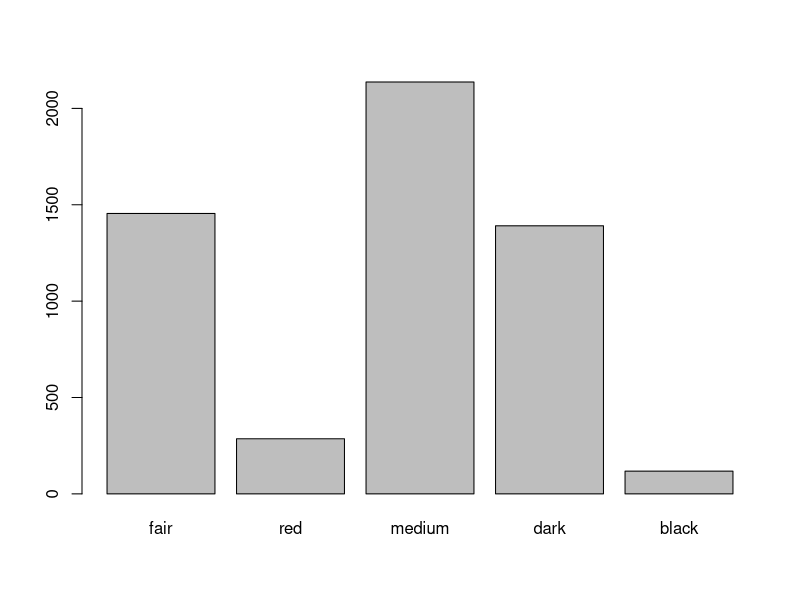
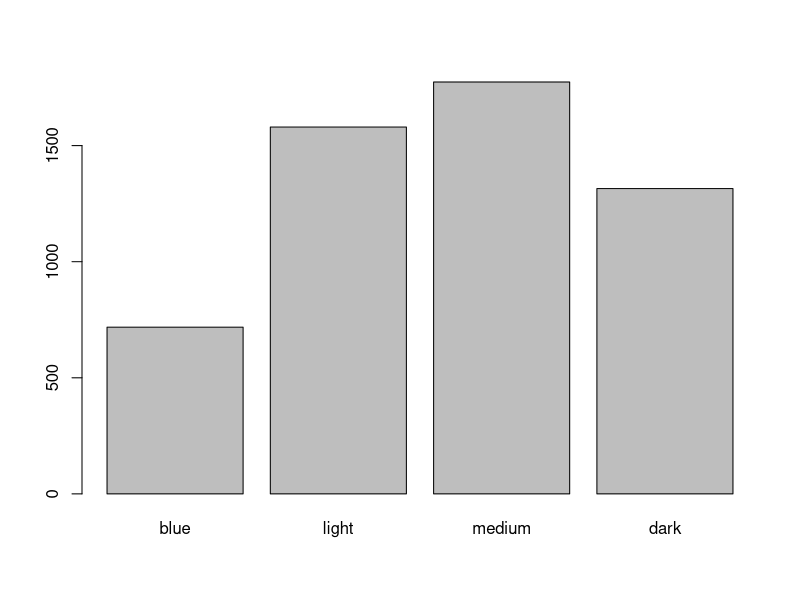
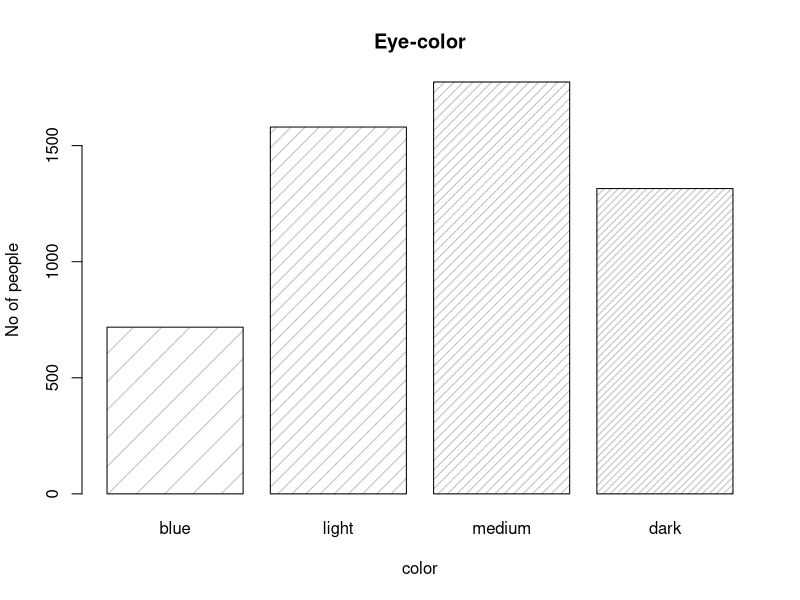
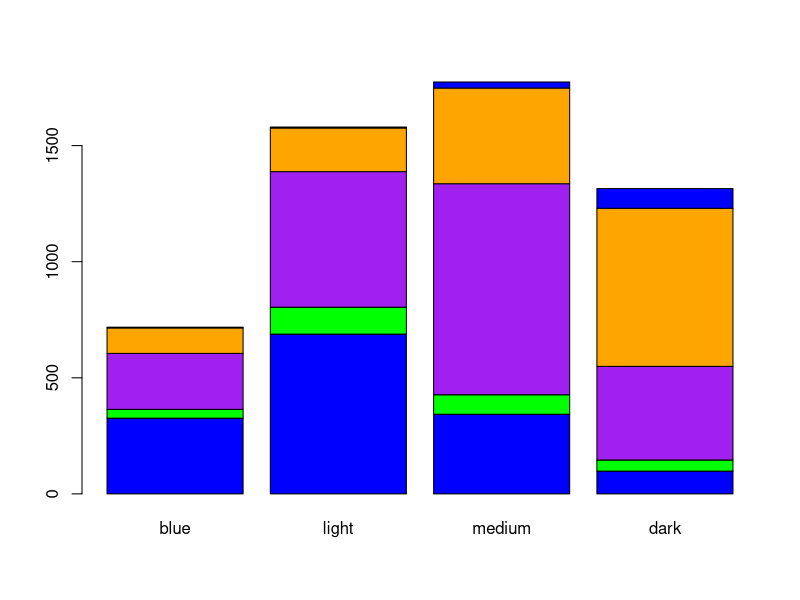
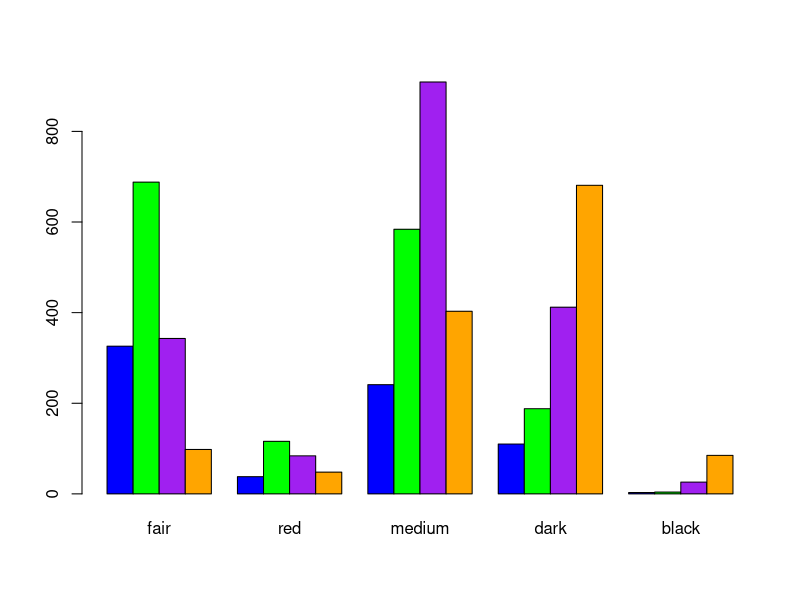
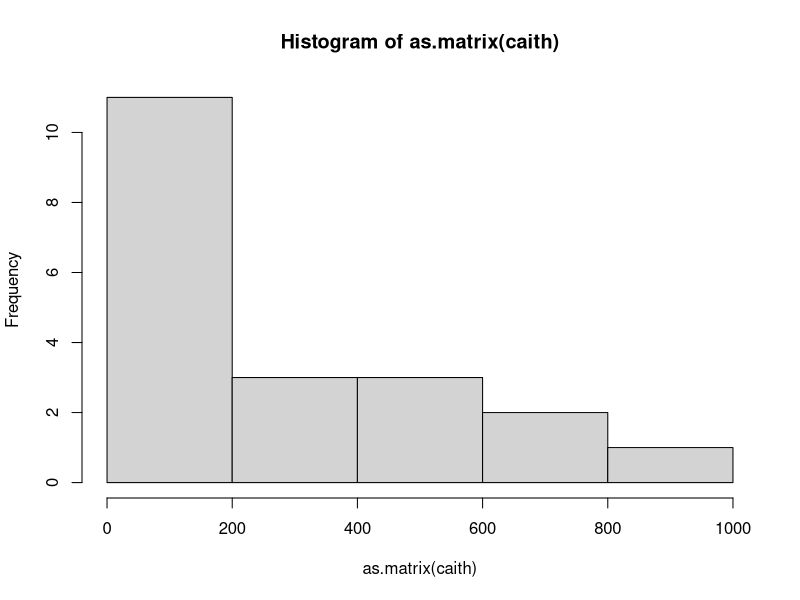
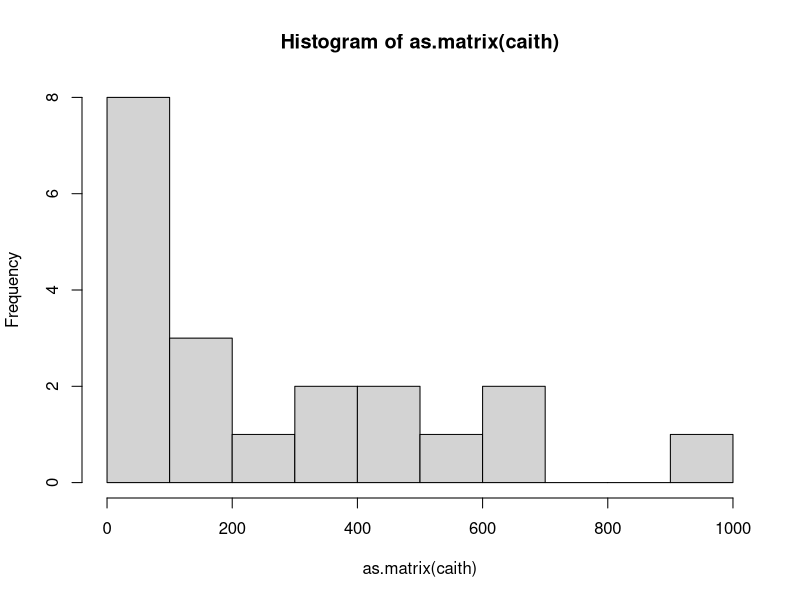
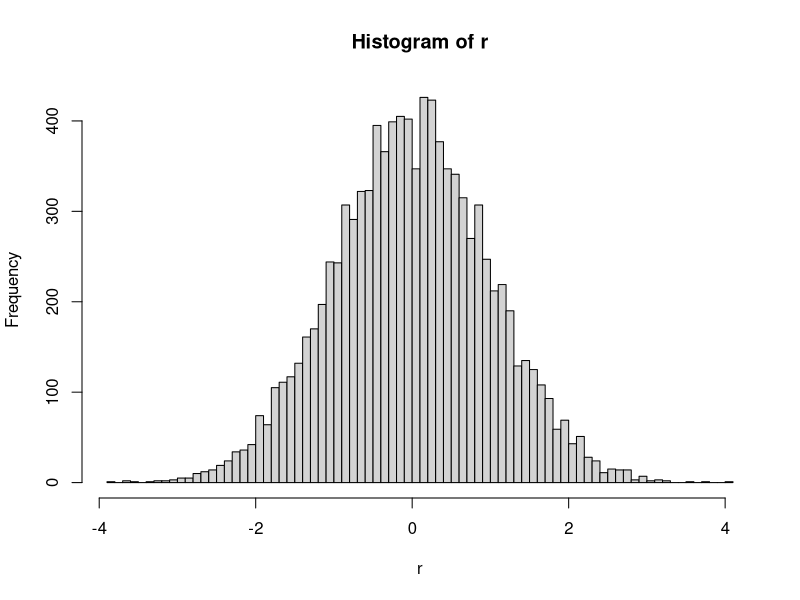

The R source for these figures, in order:
require(MASS)
data("caith")
eyecolor <- rowSums(caith)
haircolor <- colSums(caith)
barplot(haircolor)
barplot(eyecolor)
barplot(eyecolor,main='Eye-color',xlab = "color",ylab = "No of people", density = c(5,10,15,20))

barplot(t(as.matrix(caith)),col = c('blue','green','purple','orange'))
barplot(as.matrix(caith),col = c('blue','green','purple','orange'),beside = T)

hist(as.matrix(caith))
hist(as.matrix(caith),breaks = 10)

r<- rnorm(10000)
hist(r,breaks = 100)

r<-rchisq(10000,df=2)
hist(r,breaks = 100)


r<-rchisq(10000,df=5)
hist(r,breaks = 100)